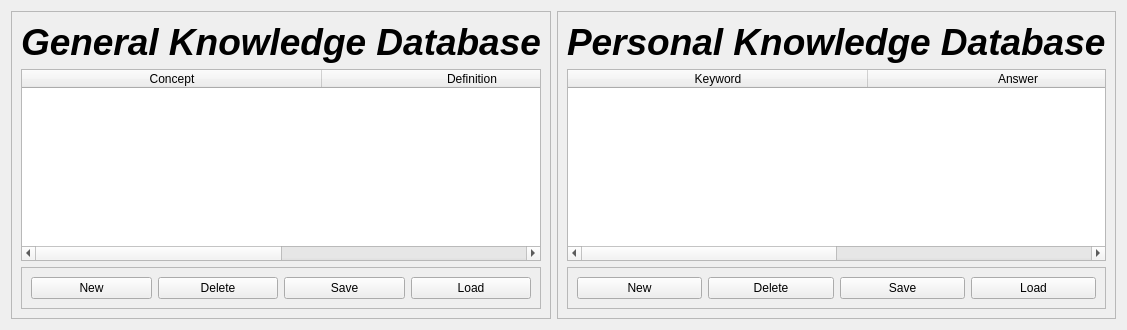
      <widget class="QWidget" name="tab_8">
       <attribute name="title">
        <string>Knowledge</string>
       </attribute>
       <layout class="QHBoxLayout" name="horizontalLayout_7">
        <item>
         <widget class="QFrame" name="frame_39">
          <property name="maximumSize">
           <size>
            <width>100000</width>
            <height>10000</height>
           </size>
          </property>
          <property name="frameShape">
           <enum>QFrame::StyledPanel</enum>
          </property>
          <property name="frameShadow">
           <enum>QFrame::Raised</enum>
          </property>
          <layout class="QVBoxLayout" name="verticalLayout_3">
           <item>
            <widget class="QLabel" name="label_66">
             <property name="font">
              <font>
               <family>Ubuntu</family>
               <pointsize>28</pointsize>
               <weight>75</weight>
               <italic>true</italic>
               <bold>true</bold>
              </font>
             </property>
             <property name="text">
              <string>General Knowledge Database</string>
             </property>
            </widget>
           </item>
           <item>
            <widget class="QTableWidget" name="tableWidget_3">
             <attribute name="horizontalHeaderDefaultSectionSize">
              <number>200</number>
             </attribute>
             <attribute name="horizontalHeaderMinimumSectionSize">
              <number>300</number>
             </attribute>
             <attribute name="horizontalHeaderShowSortIndicator" stdset="0">
              <bool>true</bool>
             </attribute>
             <attribute name="horizontalHeaderStretchLastSection">
              <bool>true</bool>
             </attribute>
             <column>
              <property name="text">
               <string>Concept</string>
              </property>
             </column>
             <column>
              <property name="text">
               <string>Definition</string>
              </property>
             </column>
            </widget>
           </item>
           <item>
            <widget class="QFrame" name="frame_40">
             <property name="frameShape">
              <enum>QFrame::StyledPanel</enum>
             </property>
             <property name="frameShadow">
              <enum>QFrame::Raised</enum>
             </property>
             <layout class="QHBoxLayout" name="horizontalLayout_5">
              <item>
               <widget class="QPushButton" name="pushButton_15">
                <property name="text">
                 <string>New</string>
                </property>
               </widget>
              </item>
              <item>
               <widget class="QPushButton" name="pushButton_16">
                <property name="text">
                 <string>Delete</string>
                </property>
               </widget>
              </item>
              <item>
               <widget class="QPushButton" name="pushButton_17">
                <property name="text">
                 <string>Save</string>
                </property>
               </widget>
              </item>
              <item>
               <widget class="QPushButton" name="pushButton_18">
                <property name="text">
                 <string>Load</string>
                </property>
               </widget>
              </item>
             </layout>
            </widget>
           </item>
          </layout>
         </widget>
        </item>
        <item>
         <widget class="QFrame" name="frame_41">
          <property name="maximumSize">
           <size>
            <width>100000</width>
            <height>10000</height>
           </size>
          </property>
          <property name="frameShape">
           <enum>QFrame::StyledPanel</enum>
          </property>
          <property name="frameShadow">
           <enum>QFrame::Raised</enum>
          </property>
          <layout class="QVBoxLayout" name="verticalLayout_20">
           <item>
            <widget class="QLabel" name="label_67">
             <property name="font">
              <font>
               <family>Ubuntu</family>
               <pointsize>28</pointsize>
               <weight>75</weight>
               <italic>true</italic>
               <bold>true</bold>
              </font>
             </property>
             <property name="text">
              <string>Personal Knowledge Database</string>
             </property>
            </widget>
           </item>
           <item>
            <widget class="QTableWidget" name="tableWidget_4">
             <attribute name="horizontalHeaderDefaultSectionSize">
              <number>200</number>
             </attribute>
             <attribute name="horizontalHeaderMinimumSectionSize">
              <number>300</number>
             </attribute>
             <attribute name="horizontalHeaderShowSortIndicator" stdset="0">
              <bool>true</bool>
             </attribute>
             <attribute name="horizontalHeaderStretchLastSection">
              <bool>true</bool>
             </attribute>
             <column>
              <property name="text">
               <string>Keyword</string>
              </property>
             </column>
             <column>
              <property name="text">
               <string>Answer</string>
              </property>
             </column>
            </widget>
           </item>
           <item>
            <widget class="QFrame" name="frame_42">
             <property name="frameShape">
              <enum>QFrame::StyledPanel</enum>
             </property>
             <property name="frameShadow">
              <enum>QFrame::Raised</enum>
             </property>
             <layout class="QHBoxLayout" name="horizontalLayout_6">
              <item>
               <widget class="QPushButton" name="pushButton_19">
                <property name="text">
                 <string>New</string>
                </property>
               </widget>
              </item>
              <item>
               <widget class="QPushButton" name="pushButton_20">
                <property name="text">
                 <string>Delete</string>
                </property>
               </widget>
              </item>
              <item>
               <widget class="QPushButton" name="pushButton_21">
                <property name="text">
                 <string>Save</string>
                </property>
               </widget>
              </item>
              <item>
               <widget class="QPushButton" name="pushButton_22">
                <property name="text">
                 <string>Load</string>
                </property>
               </widget>
              </item>
             </layout>
            </widget>
           </item>
          </layout>
         </widget>
        </item>
       </layout>
      </widget>
